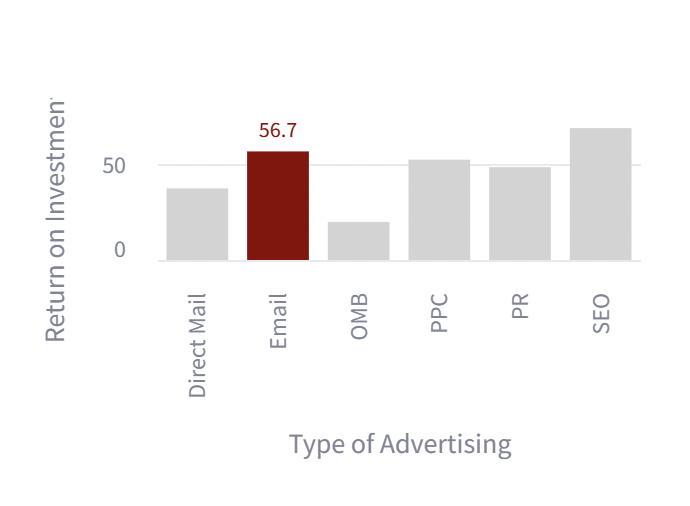

Here is the Python script that generated this plot:
# fifth2Daltair.py
import numpy as np
import pandas as pd
import altair as alt
import streamlit as st

ad_type = ["SEO", "Email", "PPC",  "PR", "Direct Mail", "OMB"]
roi = [68.9, 56.7, 52.4, 48.5, 37.4,  19.9]

data = {"adtype":ad_type, "roi":roi}
df = pd.DataFrame(data)

roi_bars = alt.Chart(df).mark_bar().encode(
    x = alt.X("adtype:O", title="Type of Advertising"),
    y = alt.Y("roi:Q", title="Return on Investment [%]"),
    color= alt.condition(
        alt.datum.adtype == "Email", 
        alt.value("darkred"),
        alt.value("lightgrey"))
).properties(
    width=300,
    height=200
)

roi_text = roi_bars.mark_text(
    align='center',
    baseline='middle',
    dy=-10,  # Nudges text up so it doesn't appear on top of the bar
    color="darkred"
).encode(
    text="roi:Q",
    opacity= alt.condition(
        alt.datum.adtype == "Email", 
        alt.value(1.0),
        alt.value(0.0))
)

st.altair_chart(roi_bars+roi_text)
